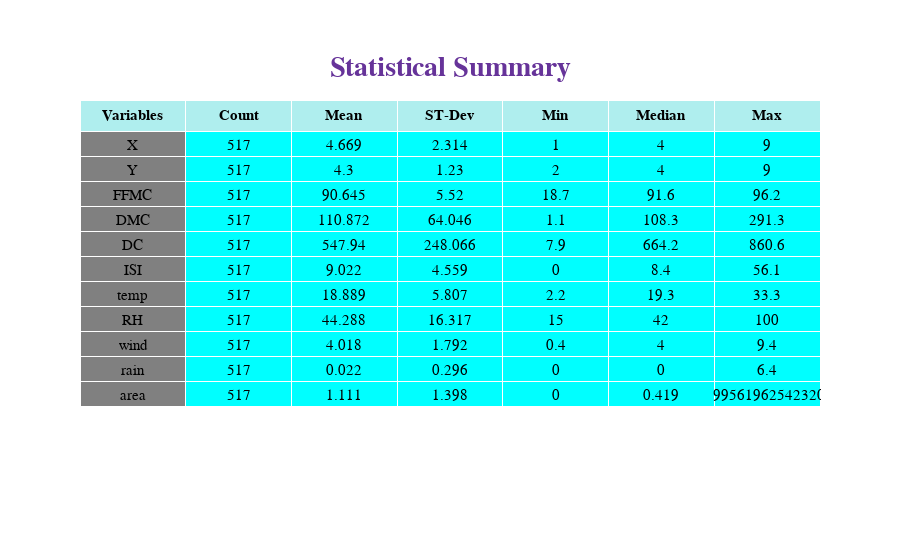

Notebook cell for this chart:
### Code cell
generate_statistical_summary(df)

### Figure 1 — Plotly figure (JSON) as saved in the notebook; plotly's stock layout.template omitted (floating-point values rounded to 4 significant figures)
{"data": [{"cells": {"align": "center", "fill": {"color": ["grey", "cyan"]}, "font": {"color": "black", "family": ["Times New Roman", "helvetica"], "size": 15}, "height": 25, "values": [["X", "Y", "FFMC", "DMC", "DC", "ISI", "temp", "RH", "wind", "rain", "area"], [517, 517, 517, 517, 517, 517, 517, 517, 517, 517, 517], [4.669, 4.3, 90.64, 110.9, 547.9, 9.022, 18.89, 44.29, 4.018, 0.022, 1.111], [2.314, 1.23, 5.52, 64.05, 248.1, 4.559, 5.807, 16.32, 1.792, 0.296, 1.398], [1, 2, 18.7, 1.1, 7.9, 0, 2.2, 15, 0.4, 0, 0], [4, 4, 91.6, 108.3, 664.2, 8.4, 19.3, 42, 4, 0, 0.419], [9, 9, 96.2, 291.3, 860.6, 56.1, 33.3, 100, 9.4, 6.4, 6.996]]}, "header": {"align": "center", "fill": {"color": "paleturquoise"}, "font": {"color": "black", "size": 15}, "values": ["<b>Variables</b>", "<b>Count</b>", "<b>Mean</b>", "<b>ST-Dev</b>", "<b>Min</b>", "<b>Median</b>", "<b>Max</b>"]}, "type": "table"}], "layout": {"font": {"color": "RebeccaPurple", "family": "Times New Roman", "size": 20}, "title": {"text": "<b>Statistical Summary</b>", "x": 0.5, "xanchor": "center", "y": 0.9, "yanchor": "top"}}}
